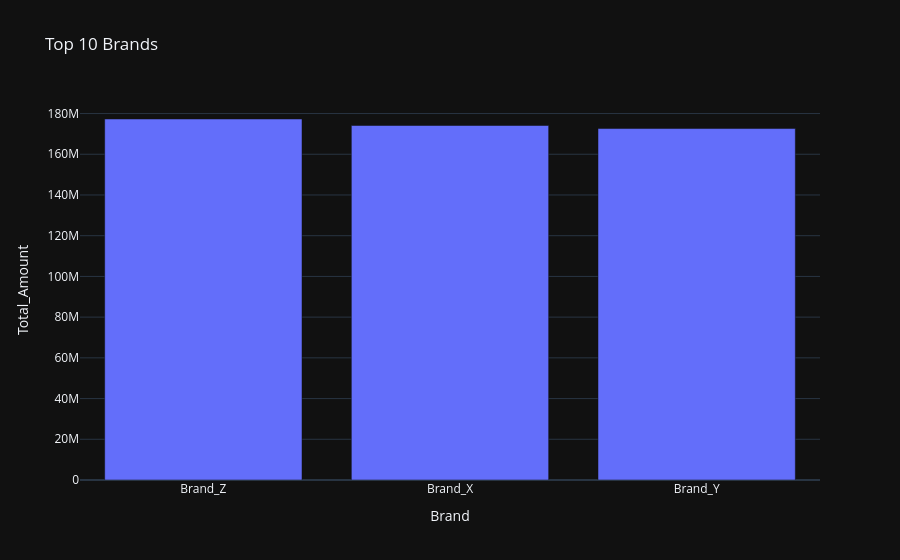

Notebook code for this chart:
### Code cell
# ==========================================================
# 6. Brand Performance
# ==========================================================
brand_sales = (
    df.groupby('Brand')['Total_Amount']
    .sum()
    .nlargest(10)
    .reset_index()
)

fig6 = px.bar(
    brand_sales,
    x='Brand',
    y='Total_Amount',
    title='Top 10 Brands'
)
fig6.show()

### Figure 1 — Plotly figure (JSON) as saved in the notebook; plotly's stock layout.template omitted (floating-point values rounded to 4 significant figures)
{"data": [{"hovertemplate": "Brand=%{x}<br>Total_Amount=%{y}<extra></extra>", "legendgroup": "", "marker": {"color": "#636efa", "pattern": {"shape": ""}}, "name": "", "orientation": "v", "showlegend": false, "textposition": "auto", "x": ["Brand_Z", "Brand_X", "Brand_Y"], "xaxis": "x", "y": [177300000.0, 174100000.0, 172600000.0], "yaxis": "y", "type": "bar"}], "layout": {"xaxis": {"anchor": "y", "domain": [0.0, 1.0], "title": {"text": "Brand"}}, "yaxis": {"anchor": "x", "domain": [0.0, 1.0], "title": {"text": "Total_Amount"}}, "legend": {"tracegroupgap": 0}, "title": {"text": "Top 10 Brands"}, "barmode": "relative"}}
